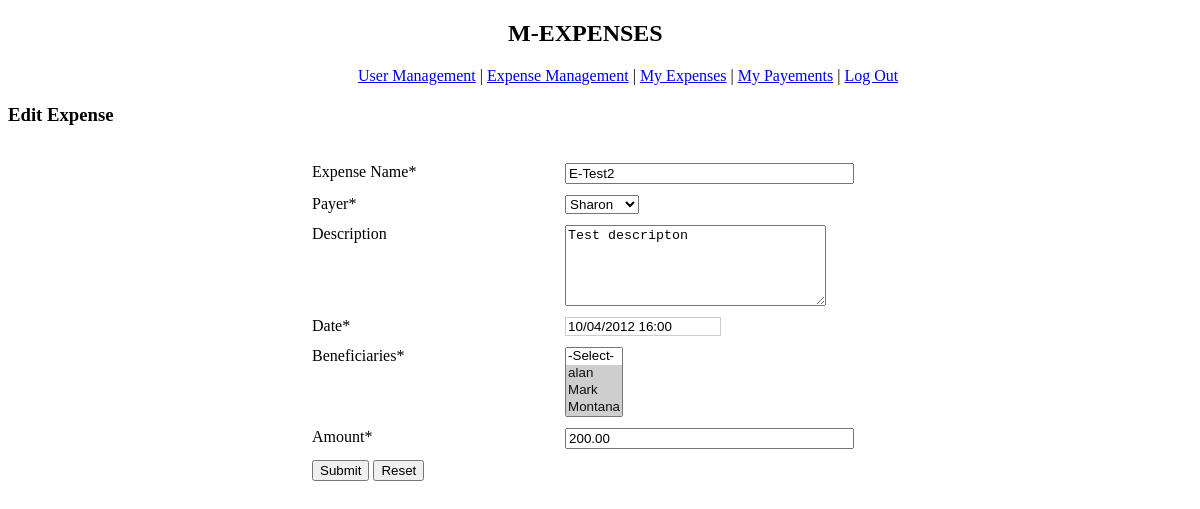
The page /index.php?module=expenses&action=edit&id=2 (signed in) on the database its author committed.
### tables this page shows
CREATE TABLE IF NOT EXISTS `expenses` (
  `id` int(11) NOT NULL AUTO_INCREMENT,
  `payer_id` int(11) NOT NULL COMMENT 'tbl:users',
  `expense_name` varchar(255) NOT NULL,
  `description` text,
  `expense_date` datetime NOT NULL,
  `total_amount` float(10,2) NOT NULL,
  `created_date` datetime NOT NULL,
  PRIMARY KEY (`id`)
);

CREATE TABLE IF NOT EXISTS `users` (
  `id` int(11) NOT NULL AUTO_INCREMENT,
  `name` varchar(255) NOT NULL,
  `email` varchar(255) NOT NULL,
  `phone` varchar(255) DEFAULT NULL,
  `address` text,
  `status` tinyint(1) NOT NULL DEFAULT '1' COMMENT '0=inactive,1=active',
  `created_date` datetime NOT NULL,
  PRIMARY KEY (`id`)
);

### classes/expenseClass.php (called while the page is built, shortened)
<?php
class expenseClass
{
      function edit(){
      $ex_id          =      $_GET['id'];
      $edit_arr       =       GetDataBySql("SELECT * FROM expenses WHERE id='$ex_id'");
                  $payer_arr   = GetDataBySql("SELECT * FROM users WHERE status=1");
                  include("templates/header.php");
                  include("templates/expenses/edit.php");
                  include("templates/footer.php");
      }
}
?>

### index.php (called while the page is built)
<?php
 require_once("configuration/config.php");
?>

### functions/common.php (called while the page is built, shortened)
<?php
	function GetDataBySql($sql)
		{
			$fn_res		=	mysql_query($sql);
			$arrcnt		=	-1;
			$dataarr	=	array();
			while($temp	= mysql_fetch_assoc($fn_res))
				{
					$arrcnt++;
					$dataarr[$arrcnt]	=	$temp;
				}
			return $dataarr;
		}
    function GetBeneficiarArray($ex_id){
        $ben_arr = GetDataBySql("SELECT beneficiar_id FROM beneficiaries WHERE expense_id='$ex_id'");
        $new_arr = NULL;
        if($ben_arr){
            foreach($ben_arr as $key=>$val){
               $new_arr[]  =  $val['beneficiar_id'];
            }
        }
        return $new_arr;
    }
    function ConvertToDDMMYYYY($date){
         list($dnew,$tt)     =  explode(" ",$date);
         list($yy,$mm,$dd)   =  explode("-",$dnew);
         $new_date_stamp     =  strtotime($yy.'-'.$mm.'-'.$dd.' '.$tt);
         $res_date           =  date('d/m/Y H:i',$new_date_stamp);
         return $res_date;
    }
    ?>

### templates/expenses/edit.php (the view, shortened to what this page needs)
<form name="add_form" method="post">
 <span><h3>Edit Expense</h3></span></p>
 <table width="50%" border="0" align="center" cellpadding="3" cellspacing="5">
                              <tr>
                      <td valign="top" colspan='2' ><?php if($_SESSION['error_message']) {echo $_SESSION['error_message'];unset($_SESSION['error_message']);}?>
                      </td>
                    </tr>
		                      <tr>
                      <td width="43%" valign="top">Expense Name<span class="mandatory">*</span></td>
                      <td width="57%" valign="top"><input name="expense_name" type="text"  size="33" value="<?php if($_POST['expense_name'])echo $_POST['expense_name']; else echo $edit_arr[0]['expense_name'];?>" /></td>
                    </tr>
                     <tr>
                      <td width="43%" valign="top">Payer<span class="mandatory">*</span></td>
                      <td width="57%" valign="top">
                      <?php if($_POST['expense_name']) $sel_payer = $_POST['payer'];
                      else $sel_payer = $edit_arr[0]['payer_id'];
                     ?>
                      <select name="payer" >
						<?php foreach($payer_arr as $key=>$val){?>
						<option value="<?php echo $val['id'];?>" <?php if($sel_payer==$val['id']) echo "selected";?>><?php echo $val['name'];?></option>
						<?php } ?>
					</select> </td>
                    </tr>
                         <tr>
                      <td width="43%" valign="top">Description</td>
                      <td width="57%" valign="top"><textarea name="description" cols="30" rows="5"><?php if($_POST['description'])echo $_POST['description'];else echo $edit_arr[0]['description'];?></textarea></td>
                    </tr>
                         <tr>
                      <td width="43%" valign="top">Date<span class="mandatory">*</span></td>
                      <td width="57%" valign="top"><div class="example-container" >
                  <input name="date" type="text" class="example-container" id="date" value="<?php if($_POST['date']) echo $_POST['date'];else echo ConvertToDDMMYYYY($edit_arr[0]['expense_date']);?>" readonly="readonly"/>
                </div></td>
                    </tr>
                    <tr>
                      <td width="43%" valign="top">Beneficiaries<span class="mandatory">*</span></td>
                      <td width="57%" valign="top">
                       <?php if($_POST['benf']) $sel_arr = $_POST['benf'];
                      else $sel_arr = GetBeneficiarArray($edit_arr[0]['id']);
                      ?>
                       <select name="benf[]" multiple="multiple">
						<option value="">-Select-</option>
						<?php foreach($payer_arr as $key=>$val){?>
						<option value="<?php echo $val['id'];?>" <?php if($sel_arr) if(in_array($val['id'],$sel_arr)) echo "selected";?>><?php echo $val['name'];?></option>
						<?php } ?>
					</select></td>
                    </tr>
                      <tr>
                      <td width="43%" valign="top">Amount<span class="mandatory">*</span></td>
                      <td width="57%" valign="top"><input name="amount" type="text"  size="33" value="<?php if($_POST['amount']) echo $_POST['amount'];else echo $edit_arr[0]['total_amount'];?>" onkeypress="return isNumberPrice(event);"/></td>
                    </tr>
                    <tr>
                      <td valign="top" colspan='2' ><input name="edit_sub" type="submit" value="Submit"  />&nbsp;<input name="can" type="reset" value="Reset"  /></td>
                    </tr>
                    </table>
</form>

### rows shown on the page
expenses: expense_name "E-Test2", payer "Sharon", description "Test descripton", date "10/04/2012 16:00", amount "200.00"

### other values the page prints
form field value "-Select- / alan ☑ / Mark ☑ / Montana ☑"
